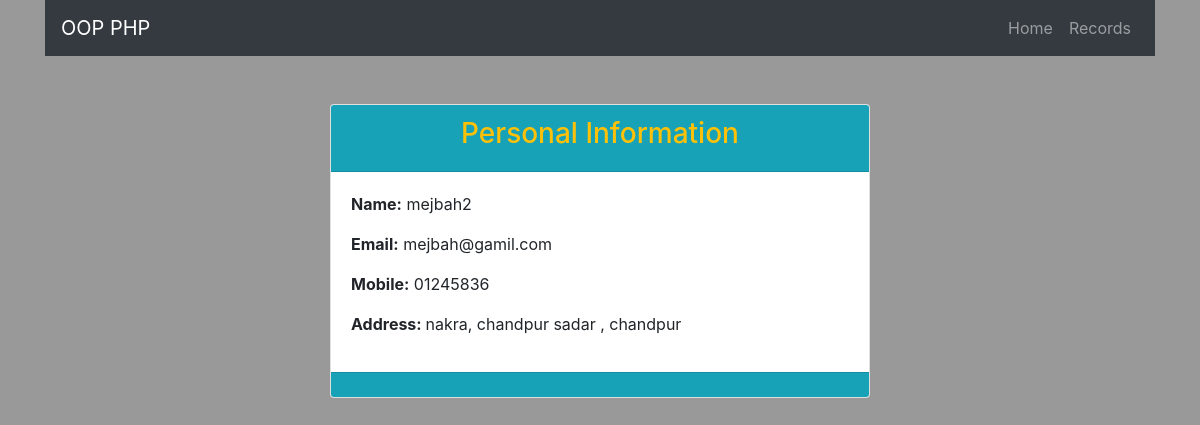
The page /view.php?id=5 on the database its author committed.
### tables this page shows
CREATE TABLE `records` (
  `id` int(10) NOT NULL,
  `name` varchar(30) NOT NULL,
  `email` varchar(30) NOT NULL,
  `mobile` varchar(20) NOT NULL,
  `address` varchar(500) NOT NULL
);

### model.php (called while the page is built, shortened)
<?php
class Model{
    private  $server='Localhost';
    private $username = 'root';
    private $password;
    private $db = 'oop_crud';
    private $conn;
    function __construct()
    {
       try{
           $this->conn = new mysqli($this->server, $this->username, $this->password, $this->db);
       }catch (Exception $e){
           echo 'Connection Failed'.$e->getMessage();
       }
    }
    public function fetch_single($id){
        $data =null;
        $query = "SELECT *FROM records WHERE id='$id'";
        if($sql=$this->conn->query($query)){
            while ($row =mysqli_fetch_assoc($sql)){
                $data[]=$row;
            }
        }
        return $data;
    }
}

### view.php (the view, shortened to what this page needs)
<!doctype html>
<html lang="en">
<head>
    <link rel="stylesheet" href="https://cdn.jsdelivr.net/npm/bootstrap@4.5.3/dist/css/bootstrap.min.css">
    <link href="style.css" type="text/css" rel="stylesheet">
</head>
<body>
<div class="container">
    <?php
    include 'navbar.php';
    ?>
    <div class="row">
        <div class="col-sm-6 mx-auto">
                      <div class="card mt-5">
                          <div class="card-header bg-info text-warning text-center"><h3>Personal Information<h3></h3></div>
                          <div class="card-body">
                              <?php
                              $id =$_REQUEST['id'];
                              include 'model.php';
                              $model = new Model();
                              $datas = $model->fetch_single($id);
                              if(!empty($datas)){
                              foreach ($datas as $data) {
                              ?>
                              <p><b>Name:</b> <?php echo $data['name'] ?></p>
                              <p><b>Email:</b> <?php echo $data['email'] ?></p>
                              <p><b>Mobile:</b> <?php echo $data['mobile'] ?></p>
                              <p><b>Address: </b><?php echo $data['address'] ?></p>
                          </div>
                          <div class="card-footer bg-info"></div>
                      </div>
                      <?php
                  }
              }
            ?>
        </div>
    </div>
</div>
</body>
</html>

### style.css (style rules this page uses)
body { background-color: #999999; }

### rows shown on the page
records: name "mejbah2", email "mejbah@gamil.com", mobile "01245836", address "nakra, chandpur sadar , chandpur"
